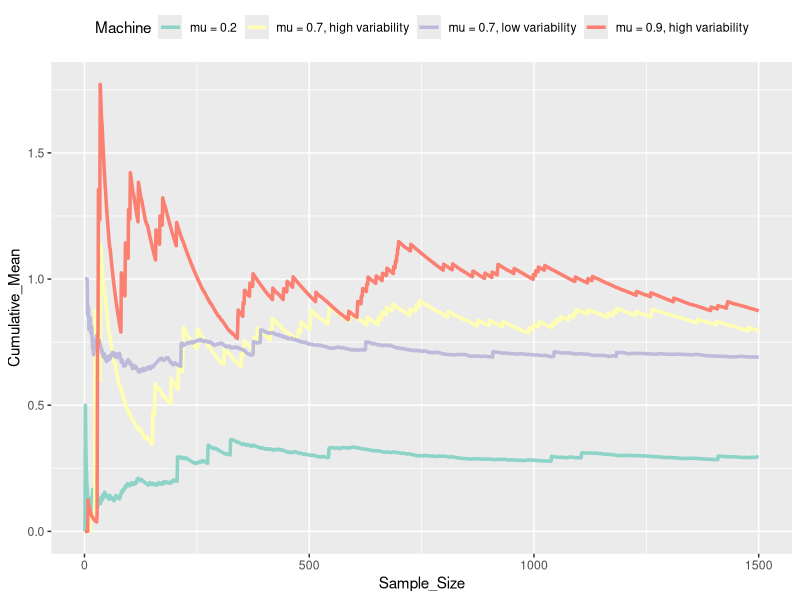
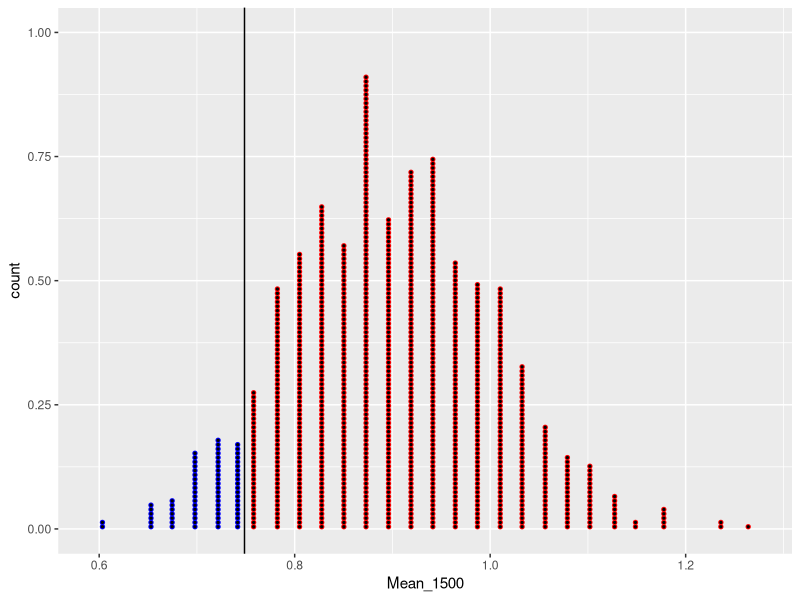
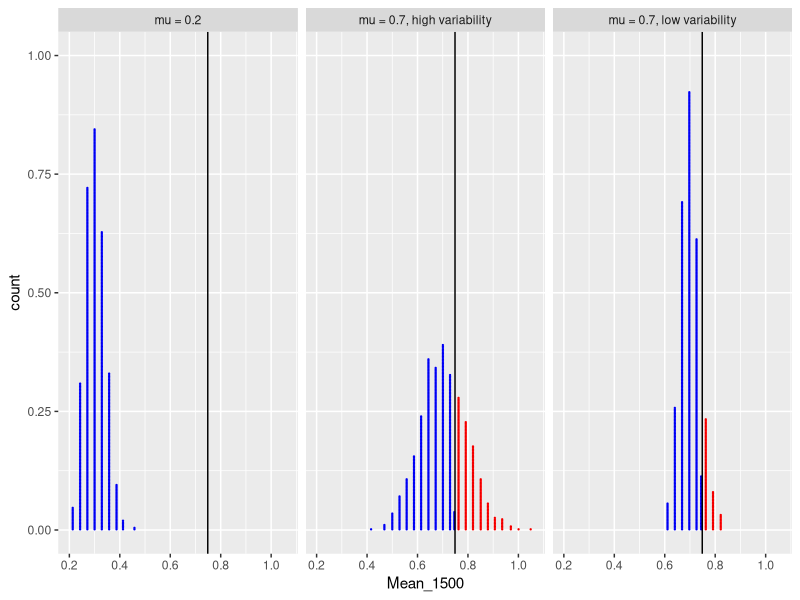

Source code (R) for these figures, in order:
## ---- chunk 1
packages = c("dplyr",
             "purrr",
             "ggplot2", 
             "infer")

## Figure out which packages are not installed and install them
installed = vapply(packages, function(x) 
  length(find.package(x, quiet = TRUE)) > 0, 
  TRUE)

if(any(!installed)) {
  install.packages(packages[!installed])
}

## Load packages
done = lapply(packages, require, character.only = TRUE)

## ---- chunk 2

machine_spec = function(zero, mu) {
  z = (zero - 1 + mu)/19
  y = mu - 20*z
  
  c(zero, y, z)
}

outputs = c(0, 1, 20)
probs = list(`mu = 0.2` = machine_spec(0.8, .3),
             `mu = 0.7, low variability` = machine_spec(0.4, .7), 
             `mu = 0.7, high variability` = machine_spec(0.9, .7),
             `mu = 0.9, high variability` = machine_spec(0.9, 0.9))

# lapply(probs, "%*%", outputs) ## get expected values

n = 1500
set.seed(40)
machine_df = map_dfr(probs, ~ data.frame(Result = sample(outputs, prob = ., size = n, replace = TRUE), Sample_Size = 1:n), .id = "Machine") %>% 
  group_by(Machine) %>% 
  mutate(Cumulative_Mean = cummean(Result))


single_attempt = ggplot(machine_df, aes(Sample_Size, Cumulative_Mean, 
                       group = Machine, color = Machine)) +  
  geom_line(size = 1.2) + theme(legend.position = "top") + scale_color_brewer(palette = "Set3")

single_attempt
## ---- chunk 3
n = 1500
K = 1000 # Number of trials
gen_trials = function(prob, n, K, outputs) {
  map_dbl(1:K, ~ mean(sample(outputs, prob = prob, size = n, replace = TRUE)))
}

alpha = 0.05
cutoff = alpha*1500

null_trials = data.frame(Mean_1500 = gen_trials(probs[[4]], n, K, outputs)) %>% 
  arrange(Mean_1500) %>%
  mutate(Below_Cutoff = (1:n()) < cutoff)
  
reject = max(null_trials$Mean_1500[null_trials$Below_Cutoff])

ggplot(null_trials, aes(Mean_1500, color = Below_Cutoff)) + 
  geom_dotplot(dotsize = 0.2) + scale_color_manual(values = c("red", "blue")) +
  geom_vline(xintercept = reject) + 
  theme(legend.position = "none") 
## ---- chunk 4
machine_trials = map_dfr(probs[-4], ~ data.frame(Mean_1500 = gen_trials(., n, K, outputs)), .id = "Machine") %>% 
  arrange(Mean_1500) %>%
  mutate(Rejected = Mean_1500 < reject)


ggplot(machine_trials, aes(Mean_1500, color = Rejected)) + 
  geom_dotplot(dotsize = 0.2) + scale_color_manual(values = c("red", "blue")) +
  geom_vline(xintercept = reject) + 
  facet_wrap(~ Machine) +
  theme(legend.position = "none") 

## ---- chunk 5

with(machine_trials, table(Machine, Rejected)) %>% prop.table(margin = 1)

